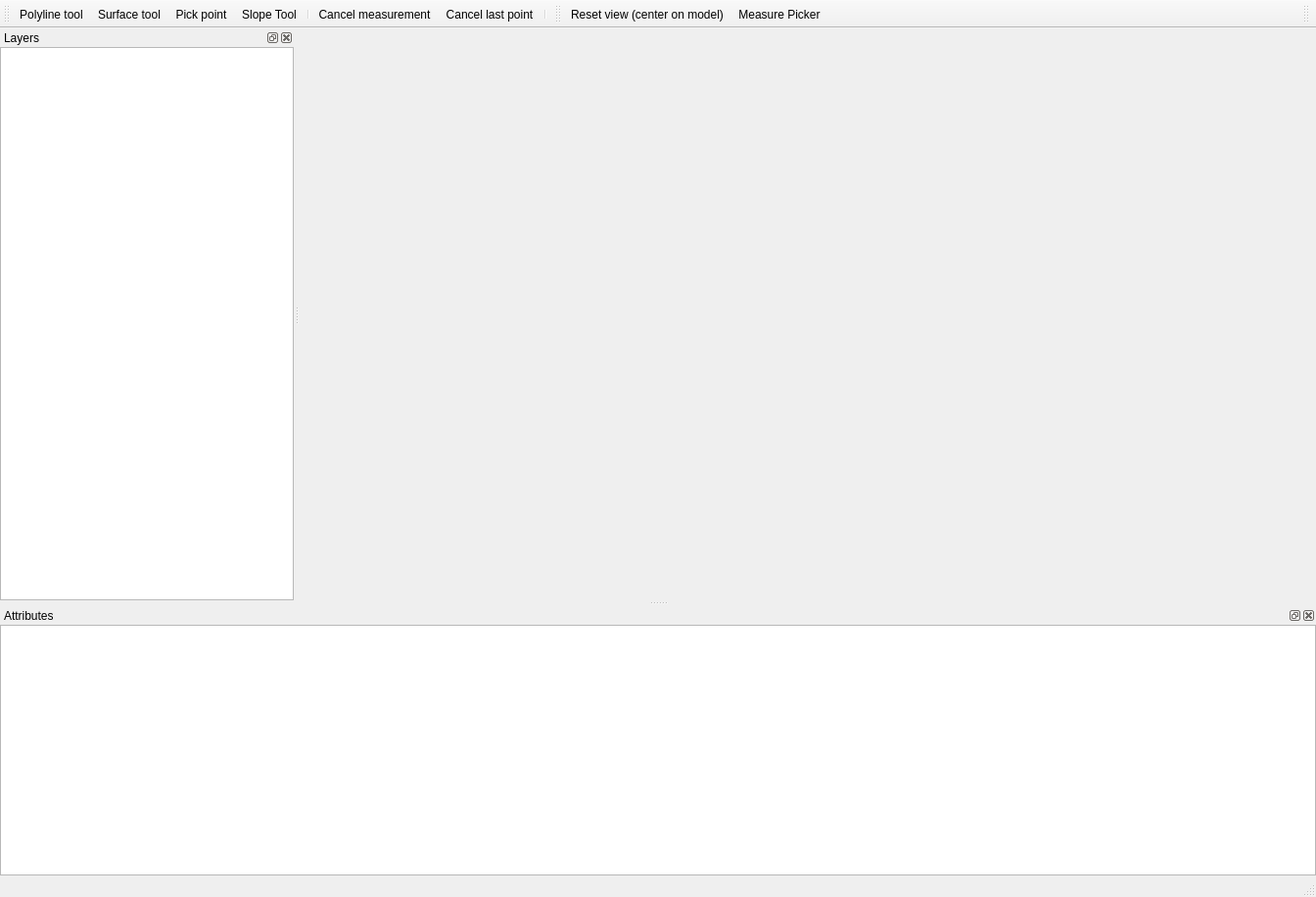
<?xml version="1.0" encoding="UTF-8"?>
<ui version="4.0">
 <class>TDMGui</class>
 <widget class="QMainWindow" name="TDMGui">
  <property name="geometry">
   <rect>
    <x>0</x>
    <y>0</y>
    <width>1344</width>
    <height>916</height>
   </rect>
  </property>
  <property name="acceptDrops">
   <bool>true</bool>
  </property>
  <property name="windowTitle">
   <string>3D Metrics</string>
  </property>
  <property name="styleSheet">
   <string notr="true"/>
  </property>
  <widget class="QWidget" name="centralwidget">
   <layout class="QHBoxLayout" name="horizontalLayout">
    <item>
     <widget class="OSGWidget" name="display_widget" native="true">
      <property name="sizePolicy">
       <sizepolicy hsizetype="Expanding" vsizetype="Expanding">
        <horstretch>0</horstretch>
        <verstretch>0</verstretch>
       </sizepolicy>
      </property>
      <property name="minimumSize">
       <size>
        <width>800</width>
        <height>500</height>
       </size>
      </property>
     </widget>
    </item>
   </layout>
  </widget>
  <widget class="QStatusBar" name="statusbar"/>
  <widget class="QToolBar" name="main_toolbar">
   <property name="windowTitle">
    <string>toolBar</string>
   </property>
   <property name="toolTip">
    <string/>
   </property>
   <attribute name="toolBarArea">
    <enum>TopToolBarArea</enum>
   </attribute>
   <attribute name="toolBarBreak">
    <bool>false</bool>
   </attribute>
   <addaction name="line_tool"/>
   <addaction name="surface_tool"/>
   <addaction name="pick_point"/>
   <addaction name="slope_tool"/>
   <addaction name="separator"/>
   <addaction name="cancel_measurement"/>
   <addaction name="cancel_last_point"/>
   <addaction name="separator"/>
  </widget>
  <widget class="QToolBar" name="view_toolbar">
   <property name="windowTitle">
    <string>toolBar_2</string>
   </property>
   <attribute name="toolBarArea">
    <enum>TopToolBarArea</enum>
   </attribute>
   <attribute name="toolBarBreak">
    <bool>false</bool>
   </attribute>
   <addaction name="focusing_tool_action"/>
   <addaction name="measure_picker_action"/>
  </widget>
  <widget class="QDockWidget" name="tree_widget_dock">
   <property name="sizePolicy">
    <sizepolicy hsizetype="Expanding" vsizetype="Expanding">
     <horstretch>0</horstretch>
     <verstretch>1</verstretch>
    </sizepolicy>
   </property>
   <property name="minimumSize">
    <size>
     <width>300</width>
     <height>200</height>
    </size>
   </property>
   <property name="features">
    <set>QDockWidget::AllDockWidgetFeatures</set>
   </property>
   <property name="windowTitle">
    <string>Layers</string>
   </property>
   <attribute name="dockWidgetArea">
    <number>1</number>
   </attribute>
   <widget class="QTreeView" name="tree_widget">
    <property name="sizePolicy">
     <sizepolicy hsizetype="Preferred" vsizetype="Preferred">
      <horstretch>0</horstretch>
      <verstretch>0</verstretch>
     </sizepolicy>
    </property>
    <property name="sizeAdjustPolicy">
     <enum>QAbstractScrollArea::AdjustToContents</enum>
    </property>
    <property name="dragEnabled">
     <bool>true</bool>
    </property>
    <property name="dragDropMode">
     <enum>QAbstractItemView::InternalMove</enum>
    </property>
    <property name="defaultDropAction">
     <enum>Qt::MoveAction</enum>
    </property>
    <property name="selectionBehavior">
     <enum>QAbstractItemView::SelectItems</enum>
    </property>
    <property name="allColumnsShowFocus">
     <bool>true</bool>
    </property>
    <property name="headerHidden">
     <bool>true</bool>
    </property>
   </widget>
  </widget>
  <widget class="QDockWidget" name="attrib_table_dock">
   <property name="sizePolicy">
    <sizepolicy hsizetype="Expanding" vsizetype="Preferred">
     <horstretch>1</horstretch>
     <verstretch>1</verstretch>
    </sizepolicy>
   </property>
   <property name="minimumSize">
    <size>
     <width>300</width>
     <height>275</height>
    </size>
   </property>
   <property name="features">
    <set>QDockWidget::AllDockWidgetFeatures</set>
   </property>
   <property name="windowTitle">
    <string>Attributes</string>
   </property>
   <attribute name="dockWidgetArea">
    <number>8</number>
   </attribute>
   <widget class="QTableWidget" name="attrib_table">
    <property name="selectionMode">
     <enum>QAbstractItemView::SingleSelection</enum>
    </property>
    <property name="selectionBehavior">
     <enum>QAbstractItemView::SelectRows</enum>
    </property>
    <property name="columnCount">
     <number>0</number>
    </property>
    <attribute name="verticalHeaderVisible">
     <bool>false</bool>
    </attribute>
   </widget>
  </widget>
  <widget class="QToolBar" name="coords_toolbar">
   <property name="sizePolicy">
    <sizepolicy hsizetype="Fixed" vsizetype="Fixed">
     <horstretch>0</horstretch>
     <verstretch>0</verstretch>
    </sizepolicy>
   </property>
   <property name="windowTitle">
    <string>toolBar</string>
   </property>
   <property name="layoutDirection">
    <enum>Qt::RightToLeft</enum>
   </property>
   <property name="movable">
    <bool>true</bool>
   </property>
   <property name="allowedAreas">
    <set>Qt::BottomToolBarArea|Qt::RightToolBarArea|Qt::TopToolBarArea</set>
   </property>
   <property name="toolButtonStyle">
    <enum>Qt::ToolButtonTextOnly</enum>
   </property>
   <attribute name="toolBarArea">
    <enum>TopToolBarArea</enum>
   </attribute>
   <attribute name="toolBarBreak">
    <bool>false</bool>
   </attribute>
  </widget>
  <action name="line_tool">
   <property name="icon">
    <iconset resource="ressources.qrc">
     <normaloff>:/icons/ressources/vector-polyline.svg</normaloff>:/icons/ressources/vector-polyline.svg</iconset>
   </property>
   <property name="text">
    <string>Polyline tool</string>
   </property>
   <property name="toolTip">
    <string>Tool for fast line measurement</string>
   </property>
  </action>
  <action name="surface_tool">
   <property name="icon">
    <iconset resource="ressources.qrc">
     <normaloff>:/icons/ressources/vector-closed-polyline.svg</normaloff>:/icons/ressources/vector-closed-polyline.svg</iconset>
   </property>
   <property name="text">
    <string>Surface tool</string>
   </property>
   <property name="toolTip">
    <string>Tool for surface measurement</string>
   </property>
  </action>
  <action name="pick_point">
   <property name="icon">
    <iconset resource="ressources.qrc">
     <normaloff>:/icons/ressources/map-marker-plus.svg</normaloff>:/icons/ressources/map-marker-plus.svg</iconset>
   </property>
   <property name="text">
    <string>Pick point</string>
   </property>
   <property name="toolTip">
    <string>Pick coordinates of a point</string>
   </property>
  </action>
  <action name="cancel_measurement">
   <property name="icon">
    <iconset resource="ressources.qrc">
     <normaloff>:/icons/ressources/cancel.svg</normaloff>:/icons/ressources/cancel.svg</iconset>
   </property>
   <property name="text">
    <string>Cancel measurement</string>
   </property>
   <property name="toolTip">
    <string>Cancel current measurement</string>
   </property>
  </action>
  <action name="focusing_tool_action">
   <property name="icon">
    <iconset resource="ressources.qrc">
     <normaloff>:/icons/ressources/image-filter-center-focus.svg</normaloff>:/icons/ressources/image-filter-center-focus.svg</iconset>
   </property>
   <property name="text">
    <string>Reset view (center on model)</string>
   </property>
   <property name="toolTip">
    <string>Focus back on the scene</string>
   </property>
  </action>
  <action name="open_3d_model_action">
   <property name="enabled">
    <bool>true</bool>
   </property>
   <property name="icon">
    <iconset resource="ressources.qrc">
     <normaloff>:/icons/ressources/folder.svg</normaloff>:/icons/ressources/folder.svg</iconset>
   </property>
   <property name="text">
    <string>Open 3D model</string>
   </property>
  </action>
  <action name="open_measurement_file_action">
   <property name="text">
    <string>Open measurement file</string>
   </property>
  </action>
  <action name="open_project_action">
   <property name="text">
    <string>Open project</string>
   </property>
  </action>
  <action name="save_measurement_file_action">
   <property name="text">
    <string>Save current measurement changes</string>
   </property>
  </action>
  <action name="export_data_to_csv_action">
   <property name="text">
    <string>Export data to ASCII (.csv or .txt)</string>
   </property>
  </action>
  <action name="layers_tree_window_action">
   <property name="checkable">
    <bool>true</bool>
   </property>
   <property name="checked">
    <bool>true</bool>
   </property>
   <property name="text">
    <string>Layers tree window</string>
   </property>
   <property name="iconText">
    <string>Layers tree window</string>
   </property>
   <property name="toolTip">
    <string>Show/hide layers tree window</string>
   </property>
  </action>
  <action name="attrib_table_window_action">
   <property name="checkable">
    <bool>true</bool>
   </property>
   <property name="checked">
    <bool>true</bool>
   </property>
   <property name="text">
    <string>Attrib table window</string>
   </property>
   <property name="toolTip">
    <string>Show/Hide Attrib table window</string>
   </property>
  </action>
  <action name="action_user_manual">
   <property name="text">
    <string>User manual</string>
   </property>
  </action>
  <action name="about_action">
   <property name="text">
    <string>About</string>
   </property>
  </action>
  <action name="quit_action">
   <property name="text">
    <string>Quit</string>
   </property>
  </action>
  <action name="import_old_measurement_format_action">
   <property name="text">
    <string>Import old measurement format</string>
   </property>
  </action>
  <action name="save_measurement_file_as_action">
   <property name="text">
    <string>Save measurement as file...</string>
   </property>
  </action>
  <action name="decimate_model_action">
   <property name="text">
    <string>Decimate model (for lighter models)</string>
   </property>
  </action>
  <action name="take_snapshot_action">
   <property name="text">
    <string>Take a snapshot of current view</string>
   </property>
  </action>
  <action name="add_axes_action">
   <property name="checkable">
    <bool>true</bool>
   </property>
   <property name="checked">
    <bool>false</bool>
   </property>
   <property name="text">
    <string>Add ref frame on scene</string>
   </property>
   <property name="toolTip">
    <string>Add axes on the 3D model</string>
   </property>
  </action>
  <action name="stereo_action">
   <property name="checkable">
    <bool>true</bool>
   </property>
   <property name="text">
    <string>Stereo (F3)</string>
   </property>
   <property name="toolTip">
    <string>Add stéréo on the model</string>
   </property>
  </action>
  <action name="light_action">
   <property name="checkable">
    <bool>true</bool>
   </property>
   <property name="text">
    <string>Light (L)</string>
   </property>
   <property name="toolTip">
    <string>Add the light on the model</string>
   </property>
  </action>
  <action name="slope_tool">
   <property name="icon">
    <iconset resource="ressources.qrc">
     <normaloff>:/icons/ressources/image-filter-hdr.svg</normaloff>:/icons/ressources/image-filter-hdr.svg</iconset>
   </property>
   <property name="text">
    <string>Slope Tool</string>
   </property>
   <property name="toolTip">
    <string>Tool to compute slope</string>
   </property>
  </action>
  <action name="cancel_last_point">
   <property name="icon">
    <iconset resource="ressources.qrc">
     <normaloff>:/icons/ressources/magnify-minus.svg</normaloff>:/icons/ressources/magnify-minus.svg</iconset>
   </property>
   <property name="text">
    <string>Cancel last point</string>
   </property>
   <property name="toolTip">
    <string>Remove the last point</string>
   </property>
  </action>
  <action name="z_scale_action">
   <property name="text">
    <string>Z Scale</string>
   </property>
  </action>
  <action name="measure_picker_action">
   <property name="icon">
    <iconset resource="ressources.qrc">
     <normaloff>:/icons/ressources/layers-outline.svg</normaloff>:/icons/ressources/layers-outline.svg</iconset>
   </property>
   <property name="text">
    <string>Measure Picker</string>
   </property>
   <property name="toolTip">
    <string>Measure Picker</string>
   </property>
  </action>
  <action name="depth_colot_chooser_action">
   <property name="text">
    <string>Depth Color Chooser</string>
   </property>
  </action>
  <action name="show_z_scale_action">
   <property name="checkable">
    <bool>true</bool>
   </property>
   <property name="checked">
    <bool>false</bool>
   </property>
   <property name="text">
    <string>Show Z scale</string>
   </property>
  </action>
  <action name="close_project_action">
   <property name="text">
    <string>Close project</string>
   </property>
  </action>
  <action name="save_project_action">
   <property name="text">
    <string>Save project</string>
   </property>
  </action>
 </widget>
 <customwidgets>
  <customwidget>
   <class>OSGWidget</class>
   <extends>QWidget</extends>
   <header>OSGWidget/osg_widget.h</header>
   <container>1</container>
  </customwidget>
 </customwidgets>
 <resources>
  <include location="ressources.qrc"/>
 </resources>
 <connections/>
</ui>
